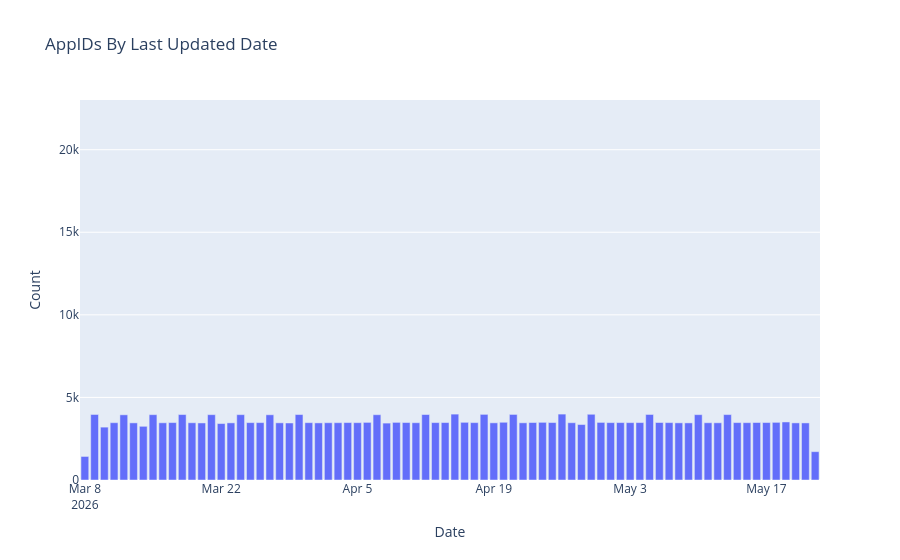

Write notebook code for a chart like this one.
### Markdown cell above
## Large numbers of old AppID entries means `refreshsteam.py` needs to be run.  This excludes consistently failed appids.

### Code cell
# https://plot.ly/python/bar-charts/

data = [Bar(
        x=grouped_df['updated_date'],
        y=grouped_df['count']
    )]

layout = Layout(
        title='AppIDs By Last Updated Date',
        xaxis=dict(
            title='Date'
        ),
        yaxis=dict(
            title='Count'
        )
    )

fig = Figure(data=data, layout=layout)

iplot(fig)

### Figure 1 — Plotly figure (JSON) as saved in the notebook; plotly's stock layout.template omitted (floating-point values rounded to 4 significant figures)
{"data": [{"type": "bar", "x": [null, "2026-03-08", "2026-03-09", "2026-03-10", "2026-03-11", "2026-03-12", "2026-03-13", "2026-03-14", "2026-03-15", "2026-03-16", "2026-03-17", "2026-03-18", "2026-03-19", "2026-03-20", "2026-03-21", "2026-03-22", "2026-03-23", "2026-03-24", "2026-03-25", "2026-03-26", "2026-03-27", "2026-03-28", "2026-03-29", "2026-03-30", "2026-03-31", "2026-04-01", "2026-04-02", "2026-04-03", "2026-04-04", "2026-04-05", "2026-04-06", "2026-04-07", "2026-04-08", "2026-04-09", "2026-04-10", "2026-04-11", "2026-04-12", "2026-04-13", "2026-04-14", "2026-04-15", "2026-04-16", "2026-04-17", "2026-04-18", "2026-04-19", "2026-04-20", "2026-04-21", "2026-04-22", "2026-04-23", "2026-04-24", "2026-04-25", "2026-04-26", "2026-04-27", "2026-04-28", "2026-04-29", "2026-04-30", "2026-05-01", "2026-05-02", "2026-05-03", "2026-05-04", "2026-05-05", "2026-05-06", "2026-05-07", "2026-05-08", "2026-05-09", "2026-05-10", "2026-05-11", "2026-05-12", "2026-05-13", "2026-05-14", "2026-05-15", "2026-05-16", "2026-05-17", "2026-05-18", "2026-05-19", "2026-05-20", "2026-05-21", "2026-05-22"], "y": [21858, 1426, 3967, 3201, 3470, 3947, 3460, 3251, 3956, 3464, 3477, 3963, 3466, 3454, 3956, 3418, 3460, 3957, 3474, 3475, 3949, 3462, 3452, 3963, 3472, 3458, 3468, 3470, 3477, 3472, 3488, 3953, 3445, 3489, 3479, 3469, 3964, 3476, 3478, 3989, 3492, 3475, 3974, 3462, 3495, 3970, 3463, 3480, 3491, 3478, 3990, 3468, 3358, 3979, 3487, 3474, 3476, 3473, 3476, 3968, 3481, 3475, 3461, 3458, 3956, 3467, 3464, 3961, 3476, 3471, 3481, 3479, 3490, 3514, 3458, 3456, 1716]}], "layout": {"title": {"text": "AppIDs By Last Updated Date"}, "xaxis": {"title": {"text": "Date"}}, "yaxis": {"title": {"text": "Count"}}}}
